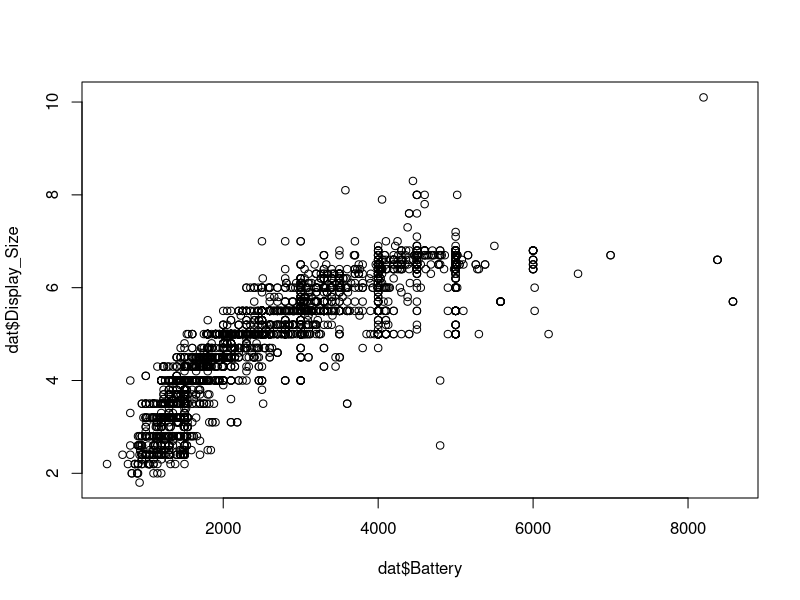

The R source for this figure:
library(tidyverse)

# import datasets
dat <- read_csv("Smartphone_Evolution.csv")

#Formatted dates dataframe
#dat <- read_csv("Smartphone_updated_dates.csv")
#dates <- read_csv("formatted_dates.csv")
#dat[4] <- dates[1]
#write.csv(dat, "./Smartphone_updated_dates.csv", row.names = FALSE)


# Scatterplot for battery size and display size
plot(dat$Battery, dat$Display_Size)


# Select only release dates and remove phones with no data about release
dat <- dat %>% select(c("Release_Date"))
dat <- drop_na(dat)

